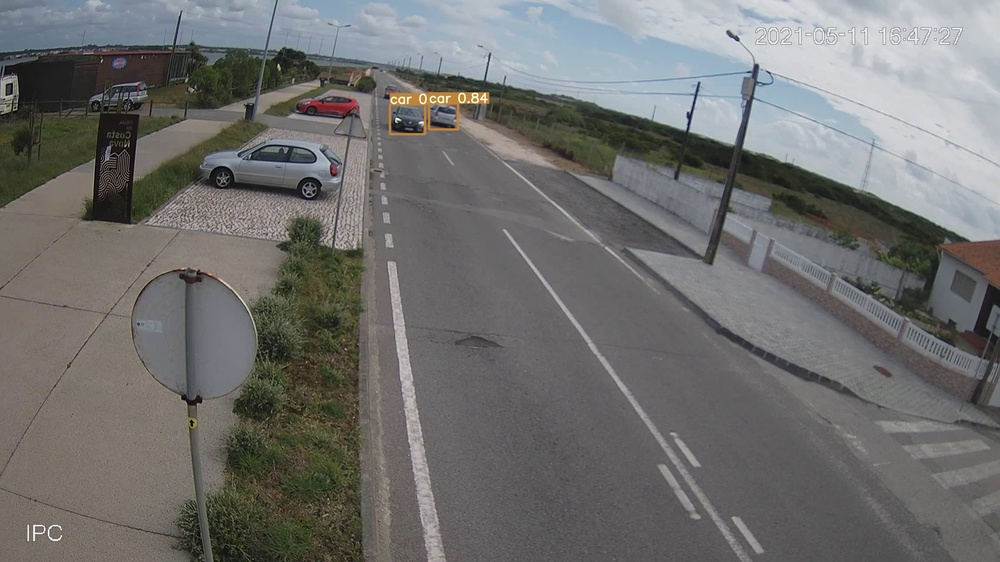
#> input picture mapping/frame52.jpg, 1000 x 562 px, shrunk from 2304 x 1296 before the run
$ python plot_image.py --image mapping/frame52.jpg
#> lines starting #> are read from the running program, lines starting #| are printed output that depends on the picture
import matplotlib.pylab as plt
import cv2
import matplotlib.path as mpltPath
import argparse
import numpy as np


def main(image):
#> called with image = 'mapping/frame52.jpg'
    image = cv2.imread(image)
#> image is the input picture: shape (562, 1000, 3); mean B, G, R 110.2, 111.6, 111.8
    image = cv2.cvtColor(image, cv2.COLOR_BGR2GRAY)
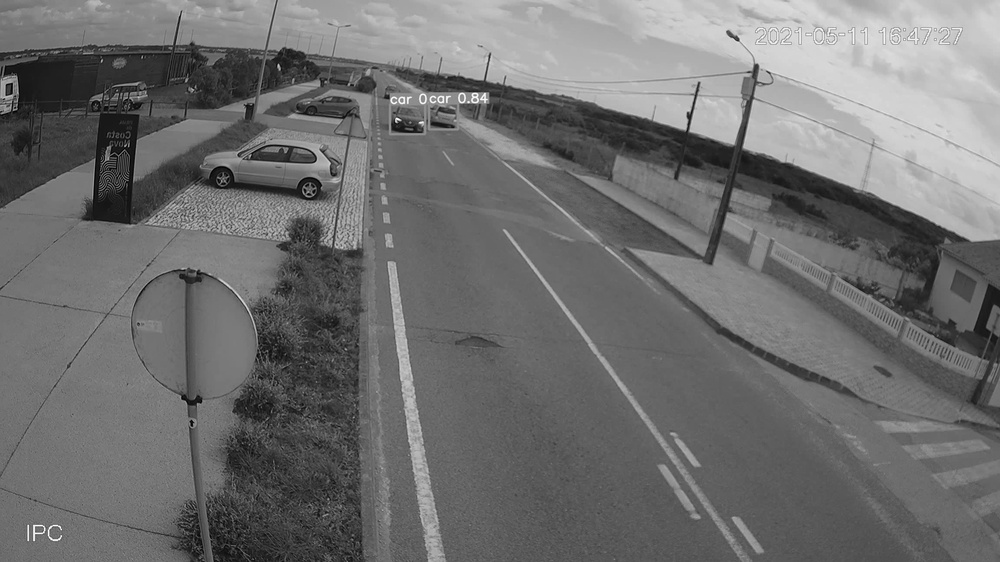
#> image: shape (562, 1000); min 0, max 255, mean 111.6

    plt.imshow(image)
    plt.show()

if __name__ == '__main__':

    parser = argparse.ArgumentParser()
    parser.add_argument('--image', type=str, help='source')
    args = parser.parse_args()

    main(args.image)
